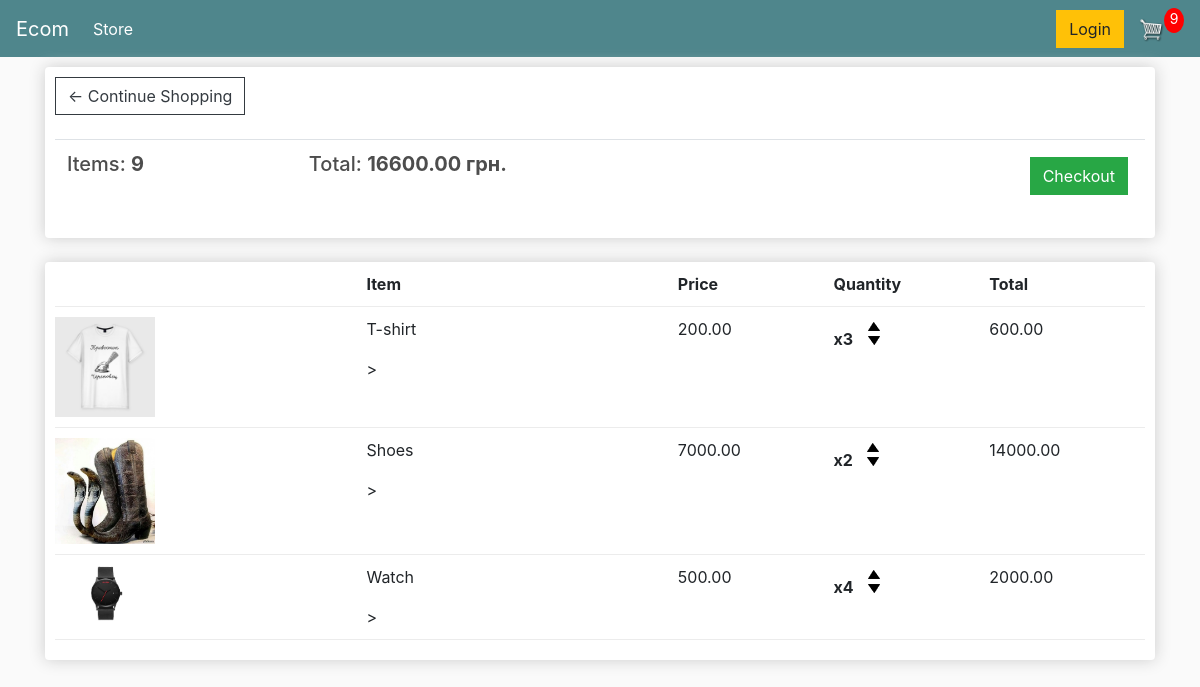
/cart/ (signed in), run on an earlier commit of the app's database.
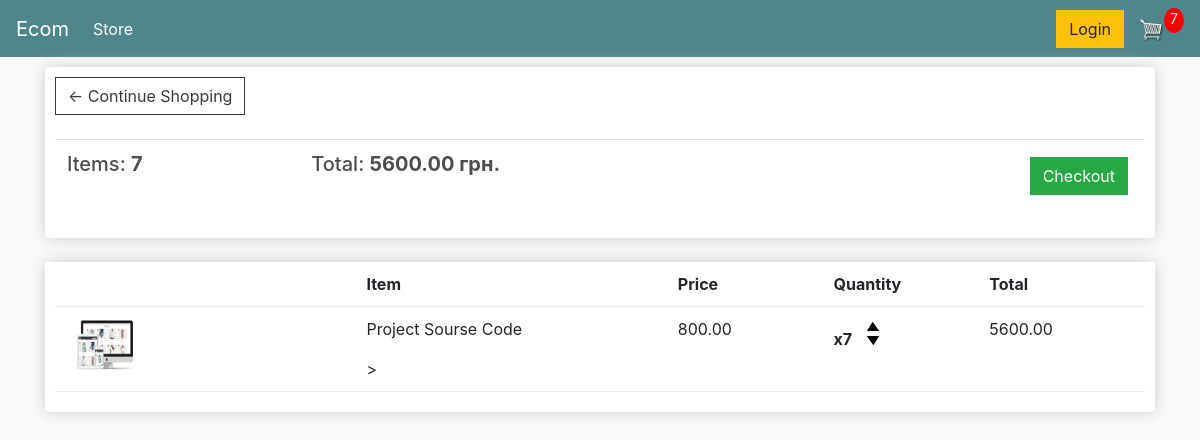
And on a later commit of the database.
### store/models.py (models this page shows, shortened)
class Order(models.Model):
    customer = models.ForeignKey(Customer, on_delete=models.SET_NULL, null=True, blank=True)
    date_ordered = models.DateTimeField(auto_now_add=True)
    complete = models.BooleanField(default=False)
    transaction_id = models.CharField(max_length=100, null=True)
    @property
    def get_cart_total(self):
        orderitems = self.orderitem_set.all()
        total = sum([item.get_total for item in orderitems])
        return total
    @property
    def get_cart_items(self):
        orderitems = self.orderitem_set.all()
        total = sum([item.quantity for item in orderitems])
        return total

class OrderItem(models.Model):
    product = models.ForeignKey(Product, on_delete=models.SET_NULL, null=True)
    order = models.ForeignKey(Order, on_delete=models.SET_NULL, null=True)
    quantity = models.IntegerField(default=0, null=True, blank=True)
    date_added = models.DateTimeField(auto_now_add=True)
    @property
    def get_total(self):
        total = self.product.price * self.quantity
        return total

class Product(models.Model):
    name = models.CharField(max_length=200, null=True)
    price = models.DecimalField(max_digits=7, decimal_places=2)
    digital = models.BooleanField(default=False, null=True, blank=True)
    image = models.ImageField(null=True, blank=True)
    @property
    def imageURL(self):
        try:
            url = self.image.url
        except:
            url = ''
        return url

### store/views.py (the view)
# urls.py: path('cart/', views.cart, name='cart'),
def cart(request):
    data = cartData(request)
    cartItems = data['cartItems']
    order = data['order']
    items = data['items']
    context = {'items': items, 'order': order, 'cartItems': cartItems}
    return render(request, 'store/cart.html', context)

### store/utils.py (called while the page is built)
def cartData(request):
    if request.user.is_authenticated:
        customer = request.user.customer
        order, created = Order.objects.get_or_create(customer=customer, complete=False)
        items = order.orderitem_set.all()
        cartItems = order.get_cart_items
    else:
        cookieData = cookieCart(request)
        cartItems = cookieData['cartItems']
        order = cookieData['order']
        items = cookieData['items']
    return {'cartItems': cartItems, 'order': order, 'items': items}

### store/templates/store/cart.html
{% extends 'store/main.html' %}
{% load static %}
{% block content %}
<div class="row">
    <div class="col-lg-12">
        <div class="box-element">
            <a class="btn btn-outline-dark" href="{% url 'store' %}">&#x2190; Continue Shopping</a>
            <br>
            <br>
            <table class="table">
                <tr>
                    <th><h5>Items: <strong>{{order.get_cart_items}}</strong></h5></th>
                    <th><h5>Total: <strong>{{order.get_cart_total|floatformat:2}} грн.</strong></h5></th>
                    <th>
                        <a style="float:right; margin:5px" class="btn btn-success" href="{% url 'checkout' %}">Checkout</a>
                    </th>
                </tr>
            </table>
        </div>
        <br>
        <div class="box-element">
            <div class="cart-row">
                <div style="flex:2"></div>
                <div style="flex:2"><strong>Item</strong></div>
                <div style="flex:1"><strong>Price</strong></div>
                <div style="flex:1"><strong>Quantity</strong></div>
                <div style="flex:1"><strong>Total</strong></div>
            </div>
            {% for item in items %}
            <div class="cart-row">
                <div style="flex:2"><img class="row-image" src="{{item.product.imageURL}}"></div>
                <div style="flex:2"><p>{{item.product.name}}</p>></div>
                <div style="flex:1"><p>{{item.product.price|floatformat:2}}</p></div>
                <div style="flex:1">
                    <p class="quantity">x{{item.quantity}}</p>
                    <div class="quantity">
                        <img data-product={{item.product.id}} data-action="add" class="chg-quantity update-cart" src="{% static  'images/arrow-up.png' %}">
                        <img data-product={{item.product.id}} data-action="remove" class="chg-quantity update-cart" src="{% static  'images/arrow-down.png' %}">
                    </div>
                </div>
                <div style="flex:1">{{item.get_total}}</div>
                </div>
            {% endfor %}
            </div>
        </div>
    </div>
</div>
{% endblock content %}

What changed in the data, as far as the page shows it:
no longer on this page (row edited): Order: get_cart_items "9", get_cart_total "16600.00"
removed OrderItem: product.imageURL (picture), product.name "T-shirt", product.price "200.00", quantity "3", get_total "600.00"
removed OrderItem: product.imageURL (picture), product.name "Shoes", product.price "7000.00", quantity "2", get_total "14000.00"
removed OrderItem: product.imageURL (picture), product.name "Watch", product.price "500.00", quantity "4", get_total "2000.00"
added Order: get_cart_items "7", get_cart_total "5600.00"
added OrderItem: product.imageURL (picture), product.name "Project Sourse Code", product.price "800.00", quantity "7", get_total "5600.00"
Also different on the page:
{{ cartItems }}: "9" → "7"
